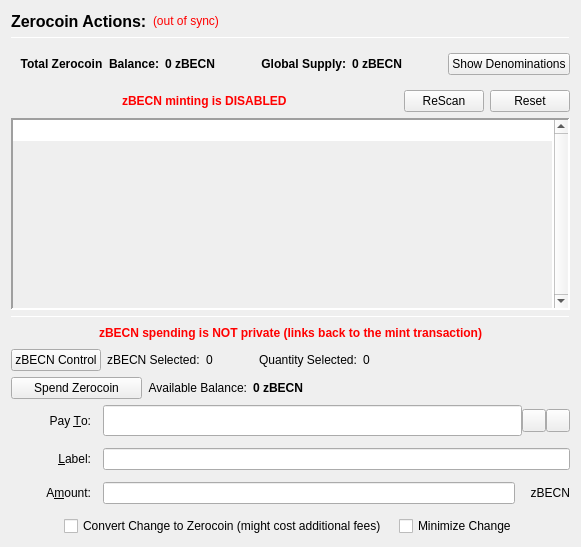
                  <widget class="QFrame" name="verticalFrameLeft">
                   <layout class="QVBoxLayout" name="verticalLayout_2">
                    <item>
                     <layout class="QVBoxLayout" name="verticalLayout_3">
                      <item>
                       <layout class="QHBoxLayout" name="horizontalLayout_3">
                        <item>
                         <widget class="QLabel" name="labelzBECNActions">
                          <property name="font">
                           <font>
                            <pointsize>12</pointsize>
                            <weight>75</weight>
                            <bold>true</bold>
                           </font>
                          </property>
                          <property name="text">
                           <string>Zerocoin Actions:</string>
                          </property>
                          <property name="alignment">
                           <set>Qt::AlignLeading|Qt::AlignLeft|Qt::AlignVCenter</set>
                          </property>
                         </widget>
                        </item>
                        <item>
                         <widget class="QLabel" name="labelzBECNSyncStatus">
                          <property name="toolTip">
                           <string>The displayed information may be out of date. Your wallet automatically synchronizes with the BECN network after a connection is established, but this process has not completed yet.</string>
                          </property>
                          <property name="styleSheet">
                           <string notr="true">QLabel { color: red; }</string>
                          </property>
                          <property name="text">
                           <string notr="true">(out of sync)</string>
                          </property>
                          <property name="alignment">
                           <set>Qt::AlignLeading|Qt::AlignLeft|Qt::AlignVCenter</set>
                          </property>
                         </widget>
                        </item>
                        <item>
                         <spacer name="horizontalSpacer">
                          <property name="orientation">
                           <enum>Qt::Horizontal</enum>
                          </property>
                          <property name="sizeHint" stdset="0">
                           <size>
                            <width>40</width>
                            <height>20</height>
                           </size>
                          </property>
                         </spacer>
                        </item>
                       </layout>
                      </item>
                      <item>
                       <widget class="Line" name="lineUpperLeft">
                        <property name="minimumSize">
                         <size>
                          <width>0</width>
                          <height>1</height>
                         </size>
                        </property>
                        <property name="maximumSize">
                         <size>
                          <width>16777215</width>
                          <height>1</height>
                         </size>
                        </property>
                        <property name="frameShadow">
                         <enum>QFrame::Sunken</enum>
                        </property>
                        <property name="orientation">
                         <enum>Qt::Horizontal</enum>
                        </property>
                       </widget>
                      </item>
                      <item>
                       <widget class="QFrame" name="balanceSupplyFrame">
                        <layout class="QHBoxLayout" name="horizontalLayout_2" stretch="0,0,0,1,0">
                         <property name="rightMargin">
                          <number>0</number>
                         </property>
                         <item>
                          <layout class="QHBoxLayout" name="horizontalLayout_34">
                           <item>
                            <widget class="QLabel" name="labelzAvailableText_3">
                             <property name="font">
                              <font>
                               <weight>75</weight>
                               <bold>true</bold>
                              </font>
                             </property>
                             <property name="toolTip">
                              <string>Total Balance including unconfirmed and immature zBECN</string>
                             </property>
                             <property name="text">
                              <string>Total Zerocoin  Balance:</string>
                             </property>
                             <property name="alignment">
                              <set>Qt::AlignRight|Qt::AlignTrailing|Qt::AlignVCenter</set>
                             </property>
                            </widget>
                           </item>
                           <item>
                            <widget class="QLabel" name="labelzAvailableAmount_4">
                             <property name="minimumSize">
                              <size>
                               <width>40</width>
                               <height>0</height>
                              </size>
                             </property>
                             <property name="font">
                              <font>
                               <weight>75</weight>
                               <bold>true</bold>
                              </font>
                             </property>
                             <property name="toolTip">
                              <string>Total Balance including unconfirmed and immature zBECN</string>
                             </property>
                             <property name="text">
                              <string>0 zBECN</string>
                             </property>
                             <property name="alignment">
                              <set>Qt::AlignLeading|Qt::AlignLeft|Qt::AlignVCenter</set>
                             </property>
                            </widget>
                           </item>
                          </layout>
                         </item>
                         <item>
                          <spacer name="horizontalSpacer_32">
                           <property name="orientation">
                            <enum>Qt::Horizontal</enum>
                           </property>
                           <property name="sizeHint" stdset="0">
                            <size>
                             <width>40</width>
                             <height>20</height>
                            </size>
                           </property>
                          </spacer>
                         </item>
                         <item>
                          <layout class="QHBoxLayout" name="horizontalLayout_35">
                           <item>
                            <widget class="QLabel" name="labelZsupplyText_2">
                             <property name="font">
                              <font>
                               <weight>75</weight>
                               <bold>true</bold>
                              </font>
                             </property>
                             <property name="text">
                              <string>Global Supply:</string>
                             </property>
                             <property name="alignment">
                              <set>Qt::AlignRight|Qt::AlignTrailing|Qt::AlignVCenter</set>
                             </property>
                            </widget>
                           </item>
                           <item>
                            <widget class="QLabel" name="labelZsupplyAmount_2">
                             <property name="font">
                              <font>
                               <weight>75</weight>
                               <bold>true</bold>
                              </font>
                             </property>
                             <property name="text">
                              <string>0 zBECN</string>
                             </property>
                            </widget>
                           </item>
                          </layout>
                         </item>
                         <item>
                          <spacer name="horizontalSpacer_31">
                           <property name="orientation">
                            <enum>Qt::Horizontal</enum>
                           </property>
                           <property name="sizeHint" stdset="0">
                            <size>
                             <width>40</width>
                             <height>20</height>
                            </size>
                           </property>
                          </spacer>
                         </item>
                         <item>
                          <widget class="QPushButton" name="pushButtonShowDenoms">
                           <property name="toolTip">
                            <string>Show zBECN denominations list</string>
                           </property>
                           <property name="text">
                            <string>Show Denominations</string>
                           </property>
                          </widget>
                         </item>
                        </layout>
                       </widget>
                      </item>
                      <item>
                       <layout class="QHBoxLayout" name="horizontalLayout_4">
                        <item>
                         <spacer name="horizontalSpacer_2">
                          <property name="orientation">
                           <enum>Qt::Horizontal</enum>
                          </property>
                          <property name="sizeHint" stdset="0">
                           <size>
                            <width>40</width>
                            <height>20</height>
                           </size>
                          </property>
                         </spacer>
                        </item>
                        <item>
                         <widget class="QLabel" name="label">
                          <property name="styleSheet">
                           <string notr="true">color: red;
font-weight: bold;</string>
                          </property>
                          <property name="text">
                           <string>zBECN minting is DISABLED</string>
                          </property>
                         </widget>
                        </item>
                        <item>
                         <spacer name="horizontalSpacer_3">
                          <property name="orientation">
                           <enum>Qt::Horizontal</enum>
                          </property>
                          <property name="sizeHint" stdset="0">
                           <size>
                            <width>40</width>
                            <height>20</height>
                           </size>
                          </property>
                         </spacer>
                        </item>
                        <item>
                         <widget class="QPushButton" name="pushButtonMintReset">
                          <property name="maximumSize">
                           <size>
                            <width>80</width>
                            <height>16777215</height>
                           </size>
                          </property>
                          <property name="toolTip">
                           <string>Rescan the complete blockchain for  Zerocoin mints and their meta-data.</string>
                          </property>
                          <property name="text">
                           <string>ReScan</string>
                          </property>
                         </widget>
                        </item>
                        <item>
                         <widget class="QPushButton" name="pushButtonSpentReset">
                          <property name="maximumSize">
                           <size>
                            <width>80</width>
                            <height>16777215</height>
                           </size>
                          </property>
                          <property name="toolTip">
                           <string>Reset Zerocoin Wallet DB. Deletes transactions that did not make it into the blockchain.</string>
                          </property>
                          <property name="text">
                           <string>Reset</string>
                          </property>
                         </widget>
                        </item>
                       </layout>
                      </item>
                      <item>
                       <widget class="QPlainTextEdit" name="TEMintStatus">
                        <property name="font">
                         <font>
                          <pointsize>8</pointsize>
                         </font>
                        </property>
                        <property name="toolTip">
                         <string>Status and/or Mesages from the last Mint Action.</string>
                        </property>
                        <property name="frameShape">
                         <enum>QFrame::Panel</enum>
                        </property>
                        <property name="frameShadow">
                         <enum>QFrame::Sunken</enum>
                        </property>
                        <property name="lineWidth">
                         <number>2</number>
                        </property>
                        <property name="midLineWidth">
                         <number>2</number>
                        </property>
                        <property name="verticalScrollBarPolicy">
                         <enum>Qt::ScrollBarAlwaysOn</enum>
                        </property>
                        <property name="horizontalScrollBarPolicy">
                         <enum>Qt::ScrollBarAlwaysOff</enum>
                        </property>
                        <property name="readOnly">
                         <bool>true</bool>
                        </property>
                        <property name="plainText">
                         <string notr="true"/>
                        </property>
                        <property name="backgroundVisible">
                         <bool>true</bool>
                        </property>
                       </widget>
                      </item>
                      <item>
                       <widget class="Line" name="line">
                        <property name="minimumSize">
                         <size>
                          <width>0</width>
                          <height>1</height>
                         </size>
                        </property>
                        <property name="maximumSize">
                         <size>
                          <width>16777215</width>
                          <height>1</height>
                         </size>
                        </property>
                        <property name="orientation">
                         <enum>Qt::Horizontal</enum>
                        </property>
                       </widget>
                      </item>
                      <item>
                       <layout class="QHBoxLayout" name="horizontalLayout_7">
                        <item>
                         <spacer name="horizontalSpacer_18">
                          <property name="orientation">
                           <enum>Qt::Horizontal</enum>
                          </property>
                          <property name="sizeHint" stdset="0">
                           <size>
                            <width>40</width>
                            <height>20</height>
                           </size>
                          </property>
                         </spacer>
                        </item>
                        <item>
                         <widget class="QLabel" name="label_2">
                          <property name="styleSheet">
                           <string notr="true">color: red;
font-weight: bold;</string>
                          </property>
                          <property name="text">
                           <string>zBECN spending is NOT private (links back to the mint transaction)</string>
                          </property>
                         </widget>
                        </item>
                        <item>
                         <spacer name="horizontalSpacer_30">
                          <property name="orientation">
                           <enum>Qt::Horizontal</enum>
                          </property>
                          <property name="sizeHint" stdset="0">
                           <size>
                            <width>40</width>
                            <height>20</height>
                           </size>
                          </property>
                         </spacer>
                        </item>
                       </layout>
                      </item>
                      <item>
                       <layout class="QHBoxLayout" name="horizontalLayout_24">
                        <property name="leftMargin">
                         <number>0</number>
                        </property>
                        <property name="bottomMargin">
                         <number>0</number>
                        </property>
                        <item>
                         <widget class="QPushButton" name="pushButtonZPivControl">
                          <property name="text">
                           <string>zBECN Control</string>
                          </property>
                         </widget>
                        </item>
                        <item>
                         <widget class="QLabel" name="labelzPivSelected">
                          <property name="text">
                           <string>zBECN Selected:</string>
                          </property>
                         </widget>
                        </item>
                        <item>
                         <widget class="QLabel" name="labelzPivSelected_int">
                          <property name="text">
                           <string>0</string>
                          </property>
                         </widget>
                        </item>
                        <item>
                         <spacer name="horizontalSpacer_17">
                          <property name="orientation">
                           <enum>Qt::Horizontal</enum>
                          </property>
                          <property name="sizeType">
                           <enum>QSizePolicy::Fixed</enum>
                          </property>
                          <property name="sizeHint" stdset="0">
                           <size>
                            <width>40</width>
                            <height>20</height>
                           </size>
                          </property>
                         </spacer>
                        </item>
                        <item>
                         <widget class="QLabel" name="labelQuantitySelected">
                          <property name="text">
                           <string>Quantity Selected:</string>
                          </property>
                         </widget>
                        </item>
                        <item>
                         <widget class="QLabel" name="labelQuantitySelected_int">
                          <property name="text">
                           <string>0</string>
                          </property>
                         </widget>
                        </item>
                        <item>
                         <spacer name="horizontalSpacer_19">
                          <property name="orientation">
                           <enum>Qt::Horizontal</enum>
                          </property>
                          <property name="sizeHint" stdset="0">
                           <size>
                            <width>40</width>
                            <height>20</height>
                           </size>
                          </property>
                         </spacer>
                        </item>
                       </layout>
                      </item>
                      <item>
                       <layout class="QHBoxLayout" name="horizontalLayout_6">
                        <item>
                         <widget class="QPushButton" name="pushButtonSpendzBECN">
                          <property name="minimumSize">
                           <size>
                            <width>131</width>
                            <height>0</height>
                           </size>
                          </property>
                          <property name="toolTip">
                           <string>Spend Zerocoin. Without 'Pay To:' address creates payments to yourself.</string>
                          </property>
                          <property name="text">
                           <string>Spend Zerocoin</string>
                          </property>
                         </widget>
                        </item>
                        <item>
                         <widget class="QLabel" name="labelzBECNBalanceText">
                          <property name="toolTip">
                           <string>Available (mature and spendable) zBECN for spending</string>
                          </property>
                          <property name="text">
                           <string>Available Balance:</string>
                          </property>
                          <property name="alignment">
                           <set>Qt::AlignRight|Qt::AlignTrailing|Qt::AlignVCenter</set>
                          </property>
                         </widget>
                        </item>
                        <item>
                         <widget class="QLabel" name="labelzAvailableAmount_2">
                          <property name="font">
                           <font>
                            <weight>75</weight>
                            <bold>true</bold>
                           </font>
                          </property>
                          <property name="toolTip">
                           <string>Available (mature and spendable) zBECN for spending

zBECN are mature when they have more than 20 confirmations AND more than 2 mints of the same denomination after them were minted</string>
                          </property>
                          <property name="text">
                           <string>0 zBECN</string>
                          </property>
                          <property name="alignment">
                           <set>Qt::AlignLeading|Qt::AlignLeft|Qt::AlignVCenter</set>
                          </property>
                         </widget>
                        </item>
                        <item>
                         <spacer name="horizontalSpacer_4">
                          <property name="orientation">
                           <enum>Qt::Horizontal</enum>
                          </property>
                          <property name="sizeHint" stdset="0">
                           <size>
                            <width>40</width>
                            <height>20</height>
                           </size>
                          </property>
                         </spacer>
                        </item>
                       </layout>
                      </item>
                      <item>
                       <layout class="QGridLayout" name="gridLayout_7">
                        <property name="spacing">
                         <number>12</number>
                        </property>
                        <item row="0" column="0">
                         <widget class="QLabel" name="payToLabel">
                          <property name="minimumSize">
                           <size>
                            <width>80</width>
                            <height>0</height>
                           </size>
                          </property>
                          <property name="text">
                           <string>Pay &amp;To:</string>
                          </property>
                          <property name="alignment">
                           <set>Qt::AlignRight|Qt::AlignTrailing|Qt::AlignVCenter</set>
                          </property>
                          <property name="buddy">
                           <cstring>payTo</cstring>
                          </property>
                         </widget>
                        </item>
                        <item row="0" column="1">
                         <layout class="QHBoxLayout" name="payToLayout">
                          <property name="spacing">
                           <number>0</number>
                          </property>
                          <item>
                           <widget class="QValidatedLineEdit" name="payTo">
                            <property name="enabled">
                             <bool>true</bool>
                            </property>
                            <property name="minimumSize">
                             <size>
                              <width>0</width>
                              <height>31</height>
                             </size>
                            </property>
                            <property name="toolTip">
                             <string>The BECN address to send the payment to. Creates local payment to yourself when empty.</string>
                            </property>
                           </widget>
                          </item>
                          <item>
                           <widget class="QToolButton" name="addressBookButton">
                            <property name="toolTip">
                             <string>Choose previously used address</string>
                            </property>
                            <property name="text">
                             <string/>
                            </property>
                            <property name="icon">
                             <iconset resource="../pivx.qrc">
                              <normaloff>:/icons/address-book</normaloff>:/icons/address-book</iconset>
                            </property>
                            <property name="shortcut">
                             <string>Alt+A</string>
                            </property>
                           </widget>
                          </item>
                          <item>
                           <widget class="QToolButton" name="pasteButton">
                            <property name="toolTip">
                             <string>Paste address from clipboard</string>
                            </property>
                            <property name="text">
                             <string/>
                            </property>
                            <property name="icon">
                             <iconset resource="../pivx.qrc">
                              <normaloff>:/icons/editpaste</normaloff>:/icons/editpaste</iconset>
                            </property>
                            <property name="shortcut">
                             <string>Alt+P</string>
                            </property>
                           </widget>
                          </item>
                         </layout>
                        </item>
                        <item row="1" column="0">
                         <widget class="QLabel" name="labelLabel">
                          <property name="minimumSize">
                           <size>
                            <width>80</width>
                            <height>0</height>
                           </size>
                          </property>
                          <property name="text">
                           <string>&amp;Label:</string>
                          </property>
                          <property name="alignment">
                           <set>Qt::AlignRight|Qt::AlignTrailing|Qt::AlignVCenter</set>
                          </property>
                          <property name="buddy">
                           <cstring>addAsLabel</cstring>
                          </property>
                         </widget>
                        </item>
                        <item row="1" column="1">
                         <widget class="QLineEdit" name="addAsLabel">
                          <property name="toolTip">
                           <string>Enter a label for this address to add it to the list of used addresses</string>
                          </property>
                         </widget>
                        </item>
                        <item row="2" column="0">
                         <widget class="QLabel" name="amountLabel">
                          <property name="minimumSize">
                           <size>
                            <width>80</width>
                            <height>0</height>
                           </size>
                          </property>
                          <property name="text">
                           <string>A&amp;mount:</string>
                          </property>
                          <property name="alignment">
                           <set>Qt::AlignRight|Qt::AlignTrailing|Qt::AlignVCenter</set>
                          </property>
                          <property name="buddy">
                           <cstring>zBECNpayAmount</cstring>
                          </property>
                         </widget>
                        </item>
                        <item row="2" column="1">
                         <layout class="QHBoxLayout" name="horizontalLayout_9">
                          <property name="spacing">
                           <number>0</number>
                          </property>
                          <item>
                           <widget class="QLineEdit" name="zBECNpayAmount"/>
                          </item>
                          <item>
                           <widget class="QLabel" name="labelzBECN">
                            <property name="minimumSize">
                             <size>
                              <width>55</width>
                              <height>0</height>
                             </size>
                            </property>
                            <property name="text">
                             <string>zBECN</string>
                            </property>
                            <property name="alignment">
                             <set>Qt::AlignRight|Qt::AlignTrailing|Qt::AlignVCenter</set>
                            </property>
                           </widget>
                          </item>
                         </layout>
                        </item>
                        <item row="3" column="0" colspan="2">
                         <layout class="QHBoxLayout" name="horizontalLayout_10">
                          <item>
                           <spacer name="horizontalSpacer_5">
                            <property name="orientation">
                             <enum>Qt::Horizontal</enum>
                            </property>
                            <property name="sizeHint" stdset="0">
                             <size>
                              <width>40</width>
                              <height>20</height>
                             </size>
                            </property>
                           </spacer>
                          </item>
                          <item>
                           <widget class="QCheckBox" name="checkBoxMintChange">
                            <property name="sizePolicy">
                             <sizepolicy hsizetype="MinimumExpanding" vsizetype="Fixed">
                              <horstretch>0</horstretch>
                              <verstretch>0</verstretch>
                             </sizepolicy>
                            </property>
                            <property name="layoutDirection">
                             <enum>Qt::LeftToRight</enum>
                            </property>
                            <property name="text">
                             <string>Convert Change to Zerocoin (might cost additional fees)</string>
                            </property>
                           </widget>
                          </item>
                          <item>
                           <widget class="QCheckBox" name="checkBoxMinimizeChange">
                            <property name="toolTip">
                             <string>If checked, the wallet tries to minimize the returning change instead of minimizing the number of spent denominations.</string>
                            </property>
                            <property name="text">
                             <string>Minimize Change</string>
                            </property>
                           </widget>
                          </item>
                          <item>
                           <spacer name="horizontalSpacer_6">
                            <property name="orientation">
                             <enum>Qt::Horizontal</enum>
                            </property>
                            <property name="sizeHint" stdset="0">
                             <size>
                              <width>40</width>
                              <height>20</height>
                             </size>
                            </property>
                           </spacer>
                          </item>
                         </layout>
                        </item>
                       </layout>
                      </item>
                     </layout>
                    </item>
                   </layout>
                  </widget>
